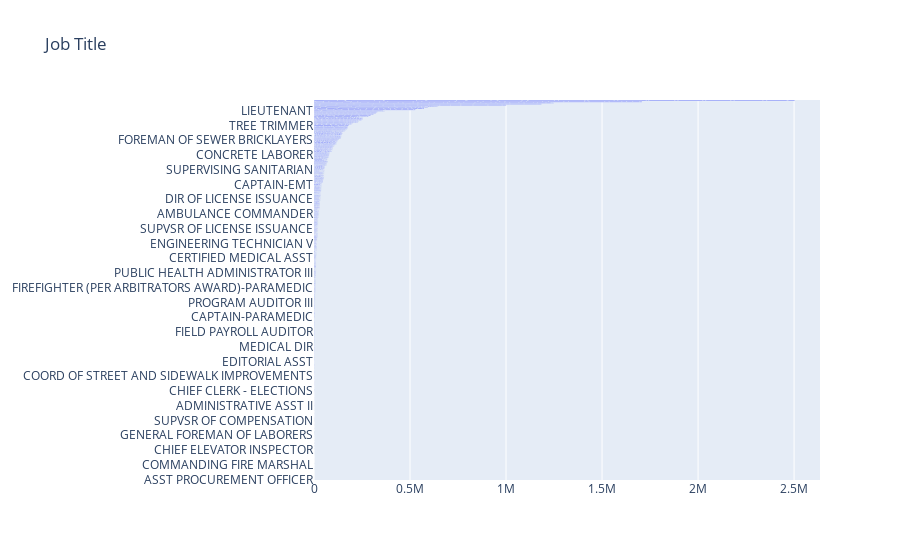

Notebook code cell kept with this figure:
### Code cell
fig = go.Figure(
       go.Bar(
           y=df_year_s['Job Title'],
           x=df_year_s['Amount'],
           orientation='h'
       ),
   layout=go.Layout(
       title='Job Title'
   )
)
#pyo.plot(fig)
#fig.update_traces(marker_line_width=0)
fig.update_layout(yaxis={'categoryorder':'total ascending'})
fig.show()

### Figure 1 — Plotly figure (JSON) as saved in the notebook; plotly's stock layout.template omitted (floating-point values rounded to 4 significant figures; data arrays with more than 128 entries replaced by an {"elided": "..."} marker saying what was removed)
{"data": [{"orientation": "h", "type": "bar", "x": {"elided": "2297 float values"}, "y": {"elided": "2297 str values"}}], "layout": {"title": {"text": "Job Title"}, "yaxis": {"categoryorder": "total ascending"}}}
